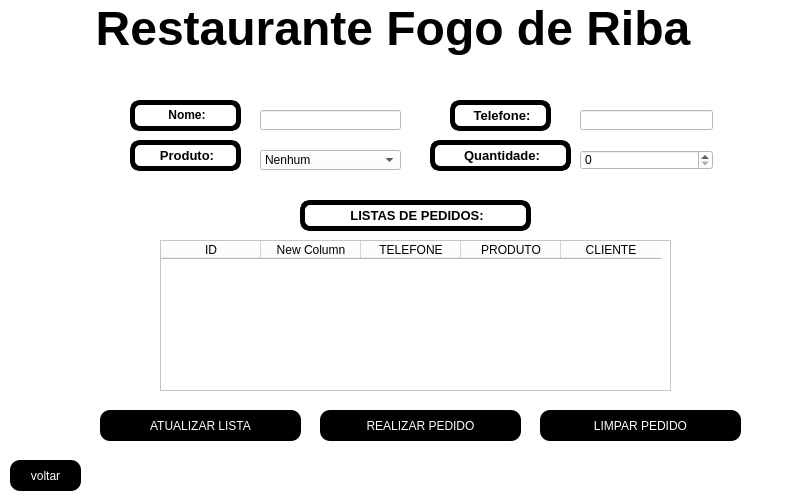
<?xml version="1.0" encoding="UTF-8"?>
<ui version="4.0">
 <class>MainWindow</class>
 <widget class="QMainWindow" name="MainWindow">
  <property name="geometry">
   <rect>
    <x>0</x>
    <y>0</y>
    <width>790</width>
    <height>500</height>
   </rect>
  </property>
  <property name="minimumSize">
   <size>
    <width>790</width>
    <height>500</height>
   </size>
  </property>
  <property name="maximumSize">
   <size>
    <width>790</width>
    <height>500</height>
   </size>
  </property>
  <property name="windowTitle">
   <string>MainWindow</string>
  </property>
  <property name="styleSheet">
   <string notr="true">background-color: rgb(255, 255, 255);</string>
  </property>
  <widget class="QWidget" name="centralwidget">
   <widget class="QLabel" name="label_titulo">
    <property name="geometry">
     <rect>
      <x>80</x>
      <y>0</y>
      <width>626</width>
      <height>58</height>
     </rect>
    </property>
    <property name="styleSheet">
     <string notr="true">background-color: transparent;
color: rgb(0, 0, 0);</string>
    </property>
    <property name="text">
     <string>&lt;html&gt;&lt;head/&gt;&lt;body&gt;&lt;p align=&quot;center&quot;&gt;&lt;span style=&quot; font-size:36pt; font-weight:600;&quot;&gt;Restaurante Fogo de Riba&lt;/span&gt;&lt;/p&gt;&lt;/body&gt;&lt;/html&gt;</string>
    </property>
   </widget>
   <widget class="QLabel" name="label_nome">
    <property name="geometry">
     <rect>
      <x>130</x>
      <y>100</y>
      <width>111</width>
      <height>31</height>
     </rect>
    </property>
    <property name="styleSheet">
     <string notr="true">color: rgb(0, 0, 0);
font: 10pt &quot;Ravie&quot;;
border-radius: 10px;
border-style: solid;
border-width: 5px;
border-color: rgb(0, 0, 0);</string>
    </property>
    <property name="text">
     <string>&lt;html&gt;&lt;head/&gt;&lt;body&gt;&lt;p align=&quot;center&quot;&gt;&lt;span style=&quot; font-weight:600;&quot;&gt;Nome:&lt;/span&gt;&lt;/p&gt;&lt;/body&gt;&lt;/html&gt;</string>
    </property>
   </widget>
   <widget class="QLineEdit" name="lineEdit_cliente">
    <property name="geometry">
     <rect>
      <x>260</x>
      <y>110</y>
      <width>141</width>
      <height>20</height>
     </rect>
    </property>
    <property name="styleSheet">
     <string notr="true">background-color: rgb(255, 255, 255);</string>
    </property>
   </widget>
   <widget class="QLabel" name="label_produto">
    <property name="geometry">
     <rect>
      <x>130</x>
      <y>140</y>
      <width>111</width>
      <height>31</height>
     </rect>
    </property>
    <property name="styleSheet">
     <string notr="true">color: rgb(0, 0, 0);
font: 8pt &quot;Ravie&quot;;
border-radius: 10px;
border-style: solid;
border-width: 5px;
border-color: rgb(0, 0, 0);</string>
    </property>
    <property name="text">
     <string>&lt;html&gt;&lt;head/&gt;&lt;body&gt;&lt;p align=&quot;center&quot;&gt;&lt;span style=&quot; font-size:10pt; font-weight:600;&quot;&gt;Produto:&lt;/span&gt;&lt;/p&gt;&lt;/body&gt;&lt;/html&gt;</string>
    </property>
   </widget>
   <widget class="QComboBox" name="comboBox_pedido">
    <property name="geometry">
     <rect>
      <x>260</x>
      <y>150</y>
      <width>141</width>
      <height>20</height>
     </rect>
    </property>
    <property name="styleSheet">
     <string notr="true">background-color: rgb(255, 255, 255);</string>
    </property>
    <item>
     <property name="text">
      <string>Nenhum</string>
     </property>
    </item>
   </widget>
   <widget class="QLabel" name="label_pedidos">
    <property name="geometry">
     <rect>
      <x>300</x>
      <y>200</y>
      <width>231</width>
      <height>31</height>
     </rect>
    </property>
    <property name="styleSheet">
     <string notr="true">color: rgb(0, 0, 0);
font: 8pt &quot;Ravie&quot;;
border-radius: 10px;
border-style: solid;
border-width: 5px;
border-color: rgb(0, 0, 0);</string>
    </property>
    <property name="text">
     <string>&lt;html&gt;&lt;head/&gt;&lt;body&gt;&lt;p align=&quot;center&quot;&gt;&lt;span style=&quot; font-size:10pt; font-weight:600;&quot;&gt;LISTAS DE PEDIDOS:&lt;/span&gt;&lt;/p&gt;&lt;/body&gt;&lt;/html&gt;</string>
    </property>
   </widget>
   <widget class="QPushButton" name="pushButton_addCarrinho">
    <property name="geometry">
     <rect>
      <x>100</x>
      <y>410</y>
      <width>201</width>
      <height>31</height>
     </rect>
    </property>
    <property name="styleSheet">
     <string notr="true">color: rgb(255, 255, 255);
background-color: rgb(0, 0, 0);
font: 10pt &quot;Ravie&quot;;
border-radius: 10px;
</string>
    </property>
    <property name="text">
     <string>ATUALIZAR LISTA</string>
    </property>
   </widget>
   <widget class="QPushButton" name="pushButton_finalizarPedido">
    <property name="geometry">
     <rect>
      <x>320</x>
      <y>410</y>
      <width>201</width>
      <height>31</height>
     </rect>
    </property>
    <property name="styleSheet">
     <string notr="true">color: rgb(255, 255, 255);
background-color: rgb(0, 0, 0);
font: 10pt &quot;Ravie&quot;;
border-radius: 10px;
</string>
    </property>
    <property name="text">
     <string>REALIZAR PEDIDO</string>
    </property>
   </widget>
   <widget class="QPushButton" name="pushButton_limparCarrinho">
    <property name="geometry">
     <rect>
      <x>540</x>
      <y>410</y>
      <width>201</width>
      <height>31</height>
     </rect>
    </property>
    <property name="styleSheet">
     <string notr="true">color: rgb(255, 255, 255);
background-color: rgb(0, 0, 0);
font: 10pt &quot;Ravie&quot;;
border-radius: 10px;
</string>
    </property>
    <property name="text">
     <string>LIMPAR PEDIDO</string>
    </property>
   </widget>
   <widget class="QSpinBox" name="spinBox_quantidade">
    <property name="geometry">
     <rect>
      <x>580</x>
      <y>150</y>
      <width>133</width>
      <height>20</height>
     </rect>
    </property>
    <property name="styleSheet">
     <string notr="true">background-color: rgb(255, 255, 255);</string>
    </property>
   </widget>
   <widget class="QLabel" name="label_quantidade">
    <property name="geometry">
     <rect>
      <x>430</x>
      <y>140</y>
      <width>141</width>
      <height>31</height>
     </rect>
    </property>
    <property name="styleSheet">
     <string notr="true">color: rgb(0, 0, 0);
font: 8pt &quot;Ravie&quot;;
border-radius: 10px;
border-style: solid;
border-width: 5px;
border-color: rgb(0, 0, 0);</string>
    </property>
    <property name="text">
     <string>&lt;html&gt;&lt;head/&gt;&lt;body&gt;&lt;p align=&quot;center&quot;&gt;&lt;span style=&quot; font-size:10pt; font-weight:600;&quot;&gt;Quantidade:&lt;/span&gt;&lt;/p&gt;&lt;/body&gt;&lt;/html&gt;</string>
    </property>
   </widget>
   <widget class="QLabel" name="label_telefone">
    <property name="geometry">
     <rect>
      <x>450</x>
      <y>100</y>
      <width>101</width>
      <height>31</height>
     </rect>
    </property>
    <property name="styleSheet">
     <string notr="true">color: rgb(0, 0, 0);
font: 8pt &quot;Ravie&quot;;
border-radius: 10px;
border-style: solid;
border-width: 5px;
border-color: rgb(0, 0, 0);</string>
    </property>
    <property name="text">
     <string>&lt;html&gt;&lt;head/&gt;&lt;body&gt;&lt;p align=&quot;center&quot;&gt;&lt;span style=&quot; font-size:10pt; font-weight:600;&quot;&gt;Telefone:&lt;/span&gt;&lt;/p&gt;&lt;/body&gt;&lt;/html&gt;</string>
    </property>
   </widget>
   <widget class="QLineEdit" name="lineEdit">
    <property name="geometry">
     <rect>
      <x>580</x>
      <y>110</y>
      <width>133</width>
      <height>20</height>
     </rect>
    </property>
   </widget>
   <widget class="QLabel" name="label_wallpaper">
    <property name="geometry">
     <rect>
      <x>20</x>
      <y>30</y>
      <width>721</width>
      <height>471</height>
     </rect>
    </property>
    <property name="text">
     <string>&lt;html&gt;&lt;head/&gt;&lt;body&gt;&lt;p&gt;&lt;img src=&quot;:/Imagens/fundoPedidos.jpg&quot;/&gt;&lt;/p&gt;&lt;/body&gt;&lt;/html&gt;</string>
    </property>
   </widget>
   <widget class="QPushButton" name="pushButton_voltar">
    <property name="geometry">
     <rect>
      <x>10</x>
      <y>460</y>
      <width>71</width>
      <height>31</height>
     </rect>
    </property>
    <property name="styleSheet">
     <string notr="true">color: rgb(255, 255, 255);
background-color: rgb(0, 0, 0);
font: 10pt &quot;Ravie&quot;;
border-radius: 10px;
</string>
    </property>
    <property name="text">
     <string>voltar</string>
    </property>
   </widget>
   <widget class="QTableWidget" name="tableWidget_listaPedidos">
    <property name="geometry">
     <rect>
      <x>160</x>
      <y>240</y>
      <width>511</width>
      <height>151</height>
     </rect>
    </property>
    <column>
     <property name="text">
      <string>ID</string>
     </property>
    </column>
    <column>
     <property name="text">
      <string>New Column</string>
     </property>
    </column>
    <column>
     <property name="text">
      <string>TELEFONE</string>
     </property>
    </column>
    <column>
     <property name="text">
      <string>PRODUTO</string>
     </property>
    </column>
    <column>
     <property name="text">
      <string>CLIENTE</string>
     </property>
    </column>
   </widget>
   <zorder>label_wallpaper</zorder>
   <zorder>label_titulo</zorder>
   <zorder>label_nome</zorder>
   <zorder>lineEdit_cliente</zorder>
   <zorder>label_produto</zorder>
   <zorder>comboBox_pedido</zorder>
   <zorder>label_pedidos</zorder>
   <zorder>pushButton_addCarrinho</zorder>
   <zorder>pushButton_finalizarPedido</zorder>
   <zorder>pushButton_limparCarrinho</zorder>
   <zorder>spinBox_quantidade</zorder>
   <zorder>label_quantidade</zorder>
   <zorder>label_telefone</zorder>
   <zorder>lineEdit</zorder>
   <zorder>pushButton_voltar</zorder>
   <zorder>tableWidget_listaPedidos</zorder>
  </widget>
 </widget>
 <resources/>
 <connections/>
</ui>
